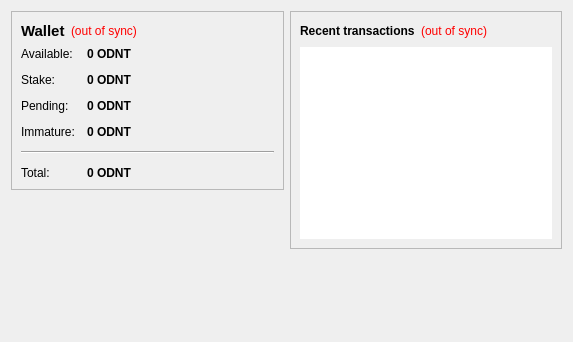
<?xml version="1.0" encoding="UTF-8"?>
<ui version="4.0">
 <class>OverviewPage</class>
 <widget class="QWidget" name="OverviewPage">
  <property name="geometry">
   <rect>
    <x>0</x>
    <y>0</y>
    <width>573</width>
    <height>342</height>
   </rect>
  </property>
  <property name="windowTitle">
   <string>Form</string>
  </property>
  <property name="styleSheet">
   <string notr="true">color: rgb(0, 0, 0);</string>
  </property>
  <layout class="QHBoxLayout" name="horizontalLayout" stretch="1,1">
   <item>
    <layout class="QVBoxLayout" name="verticalLayout_2">
     <item>
      <widget class="QFrame" name="frame">
       <property name="frameShape">
        <enum>QFrame::StyledPanel</enum>
       </property>
       <property name="frameShadow">
        <enum>QFrame::Raised</enum>
       </property>
       <layout class="QVBoxLayout" name="verticalLayout_4">
        <item>
         <layout class="QHBoxLayout" name="horizontalLayout_4">
          <item>
           <widget class="QLabel" name="label_5">
            <property name="font">
             <font>
              <pointsize>11</pointsize>
              <weight>75</weight>
              <bold>true</bold>
             </font>
            </property>
            <property name="text">
             <string>Wallet</string>
            </property>
           </widget>
          </item>
          <item>
           <widget class="QLabel" name="labelWalletStatus">
            <property name="toolTip">
             <string>The displayed information may be out of date. Your wallet automatically synchronizes with the olddogsnewtricks network after a connection is established, but this process has not completed yet.</string>
            </property>
            <property name="styleSheet">
             <string notr="true">QLabel { color: red; }</string>
            </property>
            <property name="text">
             <string notr="true">(out of sync)</string>
            </property>
            <property name="alignment">
             <set>Qt::AlignLeading|Qt::AlignLeft|Qt::AlignVCenter</set>
            </property>
           </widget>
          </item>
          <item>
           <spacer name="horizontalSpacer_2">
            <property name="orientation">
             <enum>Qt::Horizontal</enum>
            </property>
            <property name="sizeHint" stdset="0">
             <size>
              <width>40</width>
              <height>20</height>
             </size>
            </property>
           </spacer>
          </item>
         </layout>
        </item>
        <item>
         <layout class="QFormLayout" name="formLayout_2">
          <property name="fieldGrowthPolicy">
           <enum>QFormLayout::AllNonFixedFieldsGrow</enum>
          </property>
          <property name="horizontalSpacing">
           <number>12</number>
          </property>
          <property name="verticalSpacing">
           <number>12</number>
          </property>
          <item row="0" column="0">
           <widget class="QLabel" name="label">
            <property name="text">
             <string>Available:</string>
            </property>
           </widget>
          </item>
          <item row="0" column="1">
           <widget class="QLabel" name="labelBalance">
            <property name="font">
             <font>
              <weight>75</weight>
              <bold>true</bold>
             </font>
            </property>
            <property name="cursor">
             <cursorShape>IBeamCursor</cursorShape>
            </property>
            <property name="toolTip">
             <string>Your current spendable balance</string>
            </property>
            <property name="text">
             <string notr="true">0 ODNT</string>
            </property>
            <property name="textInteractionFlags">
             <set>Qt::LinksAccessibleByMouse|Qt::TextSelectableByKeyboard|Qt::TextSelectableByMouse</set>
            </property>
           </widget>
          </item>
          <item row="1" column="0">
           <widget class="QLabel" name="label_6">
            <property name="text">
             <string>Stake:</string>
            </property>
           </widget>
          </item>
          <item row="1" column="1">
           <widget class="QLabel" name="labelStake">
            <property name="font">
             <font>
              <weight>75</weight>
              <bold>true</bold>
             </font>
            </property>
            <property name="cursor">
             <cursorShape>IBeamCursor</cursorShape>
            </property>
            <property name="toolTip">
             <string>Total of coins that was staked, and do not yet count toward the current balance</string>
            </property>
            <property name="text">
             <string notr="true">0 ODNT</string>
            </property>
            <property name="textInteractionFlags">
             <set>Qt::LinksAccessibleByMouse|Qt::TextSelectableByKeyboard|Qt::TextSelectableByMouse</set>
            </property>
           </widget>
          </item>
          <item row="2" column="0">
           <widget class="QLabel" name="label_3">
            <property name="text">
             <string>Pending:</string>
            </property>
           </widget>
          </item>
          <item row="2" column="1">
           <widget class="QLabel" name="labelUnconfirmed">
            <property name="font">
             <font>
              <weight>75</weight>
              <bold>true</bold>
             </font>
            </property>
            <property name="cursor">
             <cursorShape>IBeamCursor</cursorShape>
            </property>
            <property name="toolTip">
             <string>Total of transactions that have yet to be confirmed, and do not yet count toward the current balance</string>
            </property>
            <property name="text">
             <string notr="true">0 ODNT</string>
            </property>
            <property name="textInteractionFlags">
             <set>Qt::LinksAccessibleByMouse|Qt::TextSelectableByKeyboard|Qt::TextSelectableByMouse</set>
            </property>
           </widget>
          </item>
          <item row="3" column="0">
           <widget class="QLabel" name="labelImmatureText">
            <property name="text">
             <string>Immature:</string>
            </property>
           </widget>
          </item>
          <item row="3" column="1">
           <widget class="QLabel" name="labelImmature">
            <property name="font">
             <font>
              <weight>75</weight>
              <bold>true</bold>
             </font>
            </property>
            <property name="toolTip">
             <string>Mined balance that has not yet matured</string>
            </property>
            <property name="text">
             <string notr="true">0 ODNT</string>
            </property>
            <property name="textInteractionFlags">
             <set>Qt::LinksAccessibleByMouse|Qt::TextSelectableByKeyboard|Qt::TextSelectableByMouse</set>
            </property>
           </widget>
          </item>
          <item row="4" column="0" colspan="2">
           <widget class="Line" name="line">
            <property name="orientation">
             <enum>Qt::Horizontal</enum>
            </property>
           </widget>
          </item>
          <item row="5" column="0">
           <widget class="QLabel" name="labelTotalText">
            <property name="text">
             <string>Total:</string>
            </property>
           </widget>
          </item>
          <item row="5" column="1">
           <widget class="QLabel" name="labelTotal">
            <property name="font">
             <font>
              <weight>75</weight>
              <bold>true</bold>
             </font>
            </property>
            <property name="cursor">
             <cursorShape>IBeamCursor</cursorShape>
            </property>
            <property name="toolTip">
             <string>Your current total balance</string>
            </property>
            <property name="text">
             <string notr="true">0 ODNT</string>
            </property>
            <property name="textInteractionFlags">
             <set>Qt::LinksAccessibleByMouse|Qt::TextSelectableByKeyboard|Qt::TextSelectableByMouse</set>
            </property>
           </widget>
          </item>
         </layout>
        </item>
       </layout>
      </widget>
     </item>
     <item>
      <spacer name="verticalSpacer">
       <property name="orientation">
        <enum>Qt::Vertical</enum>
       </property>
       <property name="sizeHint" stdset="0">
        <size>
         <width>20</width>
         <height>40</height>
        </size>
       </property>
      </spacer>
     </item>
    </layout>
   </item>
   <item>
    <layout class="QVBoxLayout" name="verticalLayout_3">
     <item>
      <widget class="QFrame" name="frame_2">
       <property name="frameShape">
        <enum>QFrame::StyledPanel</enum>
       </property>
       <property name="frameShadow">
        <enum>QFrame::Raised</enum>
       </property>
       <layout class="QVBoxLayout" name="verticalLayout">
        <item>
         <layout class="QHBoxLayout" name="horizontalLayout_2">
          <item>
           <widget class="QLabel" name="label_4">
            <property name="text">
             <string>&lt;b&gt;Recent transactions&lt;/b&gt;</string>
            </property>
           </widget>
          </item>
          <item>
           <widget class="QLabel" name="labelTransactionsStatus">
            <property name="toolTip">
             <string>The displayed information may be out of date. Your wallet automatically synchronizes with the olddogsnewtricks network after a connection is established, but this process has not completed yet.</string>
            </property>
            <property name="styleSheet">
             <string notr="true">QLabel { color: red; }</string>
            </property>
            <property name="text">
             <string notr="true">(out of sync)</string>
            </property>
            <property name="alignment">
             <set>Qt::AlignRight|Qt::AlignTrailing|Qt::AlignVCenter</set>
            </property>
           </widget>
          </item>
          <item>
           <spacer name="horizontalSpacer">
            <property name="orientation">
             <enum>Qt::Horizontal</enum>
            </property>
            <property name="sizeHint" stdset="0">
             <size>
              <width>40</width>
              <height>20</height>
             </size>
            </property>
           </spacer>
          </item>
         </layout>
        </item>
        <item>
         <widget class="QListView" name="listTransactions">
          <property name="styleSheet">
           <string notr="true">QListView { background: transparent; }
color: rgb(0, 0, 0);</string>
          </property>
          <property name="frameShape">
           <enum>QFrame::NoFrame</enum>
          </property>
          <property name="verticalScrollBarPolicy">
           <enum>Qt::ScrollBarAlwaysOff</enum>
          </property>
          <property name="horizontalScrollBarPolicy">
           <enum>Qt::ScrollBarAlwaysOff</enum>
          </property>
          <property name="selectionMode">
           <enum>QAbstractItemView::NoSelection</enum>
          </property>
         </widget>
        </item>
       </layout>
      </widget>
     </item>
     <item>
      <spacer name="verticalSpacer_2">
       <property name="orientation">
        <enum>Qt::Vertical</enum>
       </property>
       <property name="sizeHint" stdset="0">
        <size>
         <width>20</width>
         <height>40</height>
        </size>
       </property>
      </spacer>
     </item>
    </layout>
   </item>
  </layout>
 </widget>
 <resources/>
 <connections/>
</ui>
